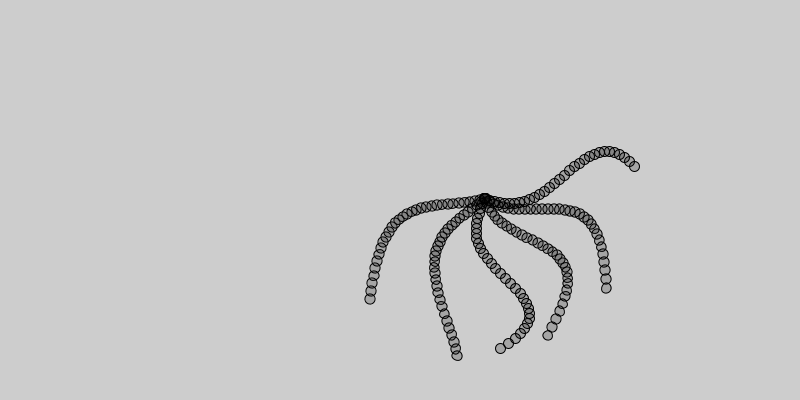
Frame 1 (no input)
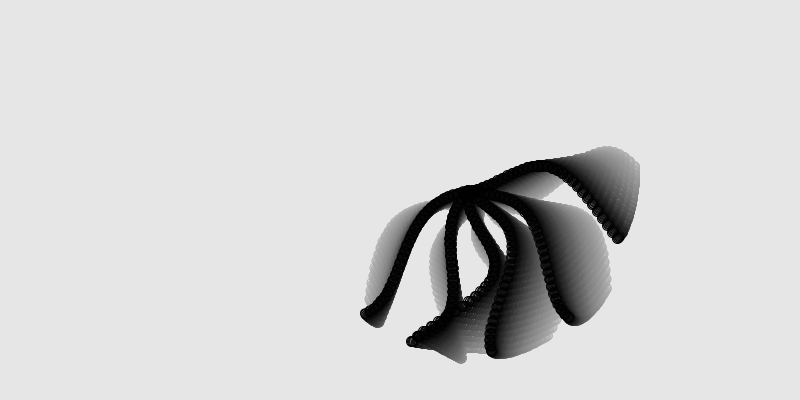
Frame 60 (the mouse pressed at the canvas centre just before this capture)
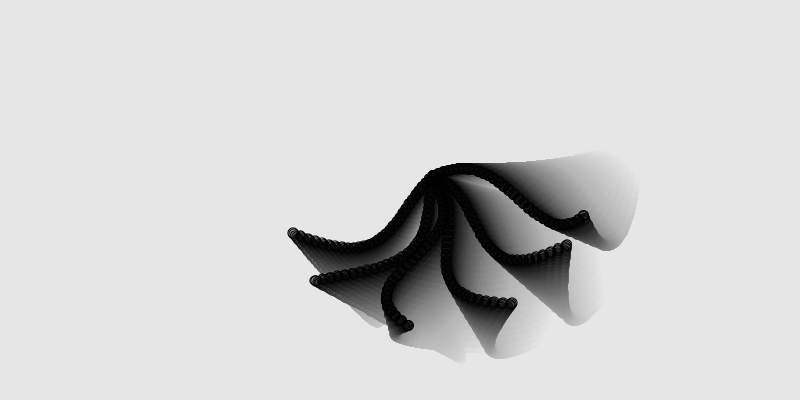
Frame 120 (the mouse held since frame 60 and released just before this capture)

The Processing sketch that drew these frames (run headless with seeded random() and noise(); from frame 60 on, the mouse is pressed at the canvas centre):

// Processing sketch: processing_129577
// ── processing_129577.pde

Octopuss octo;
Body body;
Arms [] arms = new Arms [6];



void setup() {
  size(800, 400);
  //frameRate(30);
  octo = new Octopuss();
  body = new Body();
  for (int i = 0; i < arms.length; i++) {
    arms[i] = new Arms(i*PI/arms.length);
  }
}

void draw() {
  noStroke();
  fill(255, 5);
  rect(0, 0, width, height);
  octo.update();
  octo.display();
}


class Octopuss {
  PVector location;
  int size = 10;
  float xtime = 0.0;

  Octopuss() {
    location = new PVector(noise(xtime)*width, noise(xtime+1)*height);
  }

  void update() {
    location.set(noise(xtime)*width, noise(xtime+1)*height);
    xtime+=0.001;
  }


  void display() {
    body.display();
    body.update();
    for (Arms a : arms) {
      a.display();
      a.update();
    }
  }
}

class Body extends Octopuss {
  Body() {
    super();
  }

  void display() {
    stroke(0);
    fill(0, 4);
    ellipse(location.x, location.y, size, size);
  }
}

class Arms extends Octopuss {
  float startAngle;
  float angleVel;
  float theta;
  Arms(float theta) {
    super();
    this.theta = theta;
    startAngle = random(3);
    angleVel = random(0.1, 0.2);
  }

  void display() {
    float angle = startAngle;
    pushMatrix();
    translate(location.x, location.y);
    rotate(theta);
    for (int x = 0; x <= 30; x++) {
      int amp = 2;
      float y = x*amp*sin(angle);
      stroke(0);
      fill(0, 50);
      ellipse(x*size/2, y, size, size);
      angle+=angleVel;
    }
    startAngle +=0.025;
    popMatrix();
  }
}
